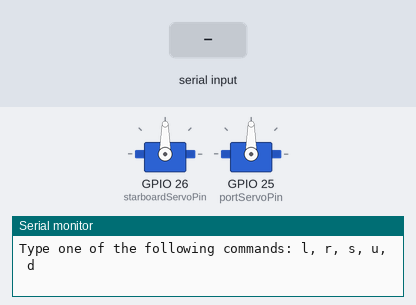
This sketch was run on a simulated ESP32. Parts: 2 × servo, the last lines printed to the serial monitor. The test bench sets the inputs (shaded band).

Above: at 1.2 s.
1.3 s: "l\n" received over Serial
At 2.4 s:
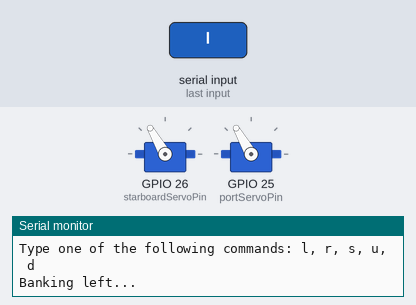
2.8 s: "r\n" received over Serial
At 3.5 s:
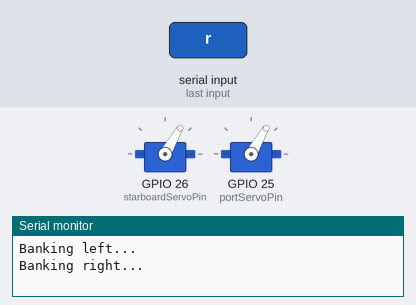
4.3 s: "u\n" received over Serial
At 4.6 s:
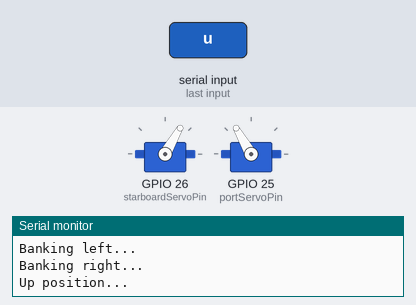
5.8 s: "d\n" received over Serial
At 7.0 s:
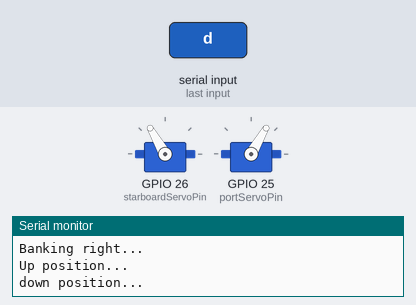
Timing chart, 0 to 8.3 s (numbered marks = the images above; inputs shaded):
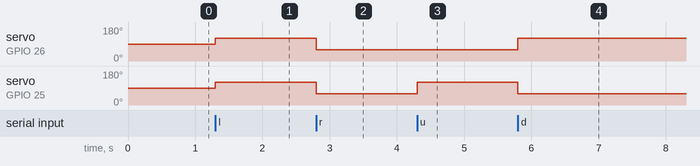

The sketch:

SimpleGliderControl.ino
```cpp
#include <ESP32Servo.h>

// Define servo pins
const int starboardServoPin = 26;  // Right servo (starboard)
const int portServoPin = 25;       // Left servo (port)

// Create Servo objects
Servo starboardServo;
Servo portServo;

void setup() {
  Serial.begin(115200);
  while (!Serial);  // Wait for Serial Monitor to open (optional)

  // Attach servos to their respective pins
  starboardServo.attach(starboardServoPin);
  portServo.attach(portServoPin);

  Serial.println("Type one of the following commands: l, r, s, u, d");
}

void loop() {
  if (Serial.available()) {
    String command = Serial.readStringUntil('\n');
    command.trim();  // Remove any extra whitespace or newlines
    command.toLowerCase();  // Convert to lowercase for easier comparison

    if (command == "l") {
      bankLeft();
    } else if (command == "r") {
      bankRight();
    } else if (command == "s") {
      stable();
    } else if (command == "u") {
      up();
    } else if (command == "d") {
      down();
    } else {
      Serial.println("Invalid command. Please type: l (bank left), r (bank right), s (stable) u (up), d (down)");
    }
  }
}

// Function to bank left
void bankLeft() {
  starboardServo.write(120);  // Adjust this angle to deflect starboard down
  portServo.write(120);        // Adjust this angle to deflect port up
  Serial.println("Banking left...");
}

// Function to bank right
void bankRight() {
  starboardServo.write(60);   // Adjust this angle to deflect starboard up
  portServo.write(60);       // Adjust this angle to deflect port down
  Serial.println("Banking right...");
}

// Function to keep stable (neutral position)
void stable() {
  starboardServo.write(90);   // Neutral position for starboard
  portServo.write(90);        // Neutral position for port
  Serial.println("Stable position...");
}


// Function to (up position)
void up() {
  starboardServo.write(60);   // Neutral position for starboard
  portServo.write(120);        // Neutral position for port
  Serial.println("Up position...");
}

// Function to (down position)
void down() {
  starboardServo.write(120);   // Neutral position for starboard
  portServo.write(60);        // Neutral position for port
  Serial.println("down position...");
}
```

Measured:
- after the input at 1.3 s, servo on GPIO 26 (starboardServoPin), servo on GPIO 25 (portServoPin): 90° → 120° at once
- after the input at 2.8 s, servo on GPIO 26 (starboardServoPin), servo on GPIO 25 (portServoPin): 120° → 60° at once
- after the input at 4.3 s, servo on GPIO 25 (portServoPin): 60° → 120° at once
- after the input at 5.8 s, servo on GPIO 26 (starboardServoPin): 60° → 120° at once; servo on GPIO 25 (portServoPin): 120° → 60° at once
